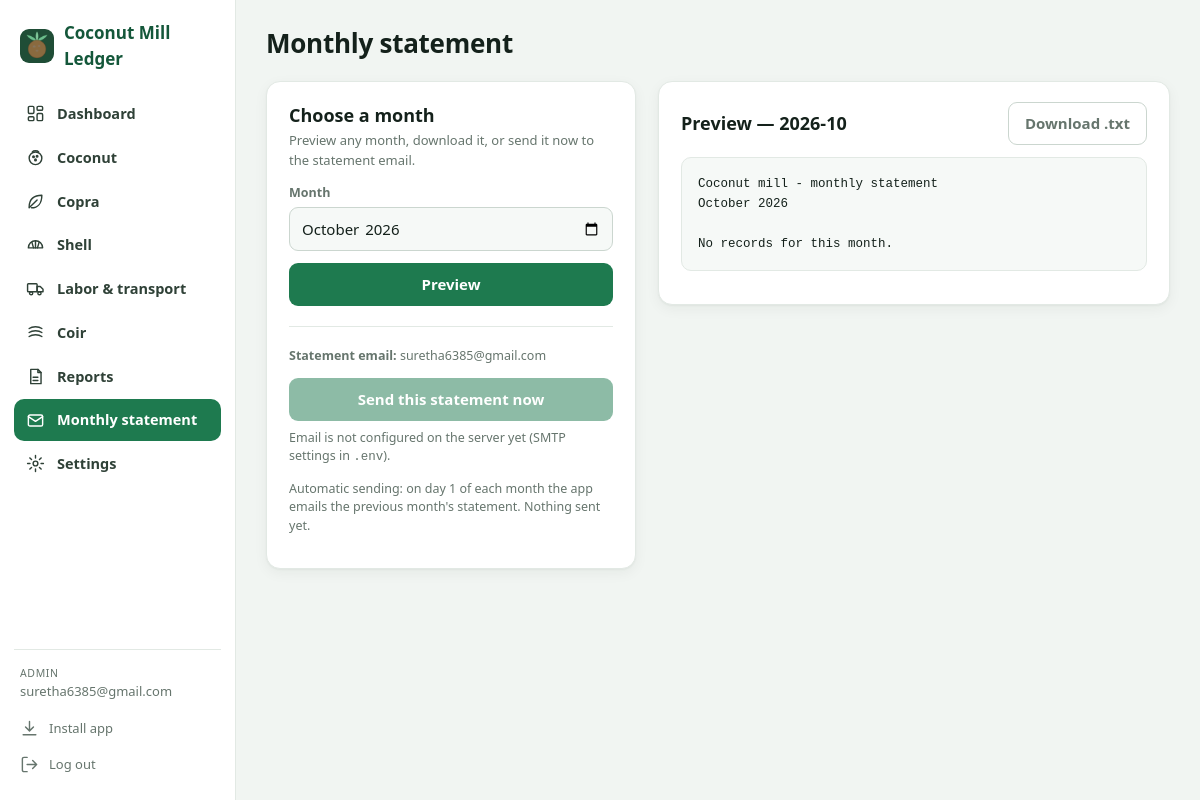
Screenshot of /statement (signed in) with the database file from the repository.
### tables this page shows
CREATE TABLE users (
    id INTEGER PRIMARY KEY AUTOINCREMENT,
    email TEXT NOT NULL UNIQUE, password_hash TEXT NOT NULL,
    role TEXT NOT NULL DEFAULT 'staff', created_at TEXT DEFAULT CURRENT_TIMESTAMP);

CREATE TABLE settings (key TEXT PRIMARY KEY, value TEXT);

### app.py (the view)
@app.route("/statement")
def statement():
    conn = db()
    month = request.args.get("month", "")
    if not valid_month(month):
        month = dt.date.today().strftime("%Y-%m")
    return render_template("statement.html", month=month, text=statement_text(conn, month),
                           email=get_setting(conn, "registered_email"), smtp_ok=smtp_configured(),
                           last_month=get_setting(conn, "last_sent_month"),
                           last_at=get_setting(conn, "last_sent_at"))

### app.py (called while the page is built, shortened)
def connect():
    conn = sqlite3.connect(DB_PATH)
    conn.row_factory = sqlite3.Row
    return conn

def db():
    if "db" not in g:
        g.db = connect()
    return g.db

def get_setting(conn, key, default=""):
    row = conn.execute("SELECT value FROM settings WHERE key=?", (key,)).fetchone()
    return row["value"] if row else default

def fetch_rows(conn, key, start="", end=""):
    cfg = DATASETS[key]
    where, params = [], []
    if start:
        where.append("date >= ?")
        params.append(start)
    if end:
        where.append("date <= ?")
        params.append(end)
    sql = f"SELECT * FROM {cfg['table']}"
    if where:
        sql += " WHERE " + " AND ".join(where)
    sql += " ORDER BY date, id"
    rows = [dict(r) for r in conn.execute(sql, params).fetchall()]
    for r in rows:
        r["amount"] = cfg["amount"](r) if key != "coir" else r["amount"]
    return rows

def month_bounds(month):
    year, mon = (int(x) for x in month.split("-"))
    last = calendar.monthrange(year, mon)[1]
    return f"{year:04d}-{mon:02d}-01", f"{year:04d}-{mon:02d}-{last:02d}", \
        dt.date(year, mon, 1).strftime("%B %Y")

def valid_month(text):
    try:
        y, m = text.split("-")
        return len(y) == 4 and 1 <= int(m) <= 12 and int(y) > 1900
    except (ValueError, AttributeError):
        return False

def statement_text(conn, month):
    start, end, name = month_bounds(month)
    s = summarize(conn, start, end)
    if s["empty"]:
        return f"Coconut mill - monthly statement\n{name}\n\nNo records for this month.\n"

def smtp_configured():
    return bool(os.environ.get("SMTP_HOST") and os.environ.get("SMTP_FROM"))

def user_count(conn):
    return conn.execute("SELECT COUNT(*) FROM users").fetchone()[0]

@app.after_request
def security_headers(resp):
    resp.headers.setdefault("X-Content-Type-Options", "nosniff")
    resp.headers.setdefault("Referrer-Policy", "same-origin")
    resp.headers.setdefault("X-Frame-Options", "DENY")
    resp.headers.setdefault(
        "Content-Security-Policy",
        "default-src 'self'; img-src 'self' data:; style-src 'self' 'unsafe-inline'; "
        "script-src 'self'; base-uri 'self'; form-action 'self'; frame-ancestors 'none'")
    return resp

@app.context_processor
def inject_globals():
    if "csrf" not in session:
        session["csrf"] = secrets.token_hex(16)
    return dict(csrf=session["csrf"], datasets=DATASETS, cur=CUR, user=g.get("user"),
                today=dt.date.today().isoformat())

### templates/statement.html (shortened to what this page needs)
{% extends "base.html" %}
{% block content %}
<div class="pagehead"><h1 class="page-title">Monthly statement</h1></div>
<div class="grid">
  <div class="panel">
    <h2>Choose a month</h2>
    <p class="sub">Preview any month, download it, or send it now to the statement email.</p>
    <form method="get">
      <div class="field"><label for="month">Month</label><input type="month" id="month" name="month" value="{{ month }}"></div>
      <button class="primary" type="submit">Preview</button>
    </form>
    <hr class="sep">
    <p class="note"><strong>Statement email:</strong> {{ email or 'not set — an admin can add it in Settings' }}</p>
    {% if user.role == 'admin' %}
    <form method="post" action="{{ url_for('statement_send') }}">
      <button class="primary" type="submit" {{ 'disabled' if not email or not smtp_ok }}>Send this statement now</button>
    </form>
    {% if not smtp_ok %}<p class="note" style="margin-top:8px;">Email is not configured on the server yet (SMTP settings in <code>.env</code>).</p>{% endif %}
    {% else %}<p class="note">Only an admin can send statements.</p>{% endif %}
    <p class="note" style="margin-top:10px;">Automatic sending: on day 1 of each month the app emails the previous month's statement.
      {% if last_month %}Last sent: {{ last_month }} ({{ last_at }}).{% else %}Nothing sent yet.{% endif %}</p>
  </div>
  <div class="panel">
    <div class="bar"><h2 style="margin:0;">Preview — {{ month }}</h2>
      <a class="btn ghost" href="{{ url_for('statement_download', month=month) }}">Download .txt</a></div>
    <pre class="stmt">{{ text }}</pre>
  </div>
</div>
{% endblock %}

### templates/base.html (shortened to what this page needs)
{% from "_icons.html" import icon -%}
<!doctype html>
<html lang="en">
<head>
  {% include "_head.html" %}
</head>
<body>
<div class="shell">
  <aside class="side">
    <a class="brand" href="{{ url_for('dashboard') }}"><img src="{{ url_for('static', filename='icons/icon-192.png') }}" alt=""><span>Coconut Mill Ledger</span></a>
    <nav class="sidenav">
      <a class="nav {{ 'active' if request.endpoint == 'dashboard' }}" href="{{ url_for('dashboard') }}">{{ icon('dashboard') }}<span>Dashboard</span></a>
      {% set icons = {'coconut': 'coconut', 'copra': 'copra', 'shell': 'shell', 'expenses': 'expenses', 'coir': 'coir'} %}
      {% for k, d in datasets.items() %}
        <a class="nav {{ 'active' if request.endpoint in ('dataset',) and key is defined and key == k }}" href="{{ url_for('dataset', key=k) }}">{{ icon(icons[k]) }}<span>{{ d.title }}</span></a>
      {% endfor %}
      <a class="nav {{ 'active' if request.endpoint == 'summary' }}" href="{{ url_for('summary') }}">{{ icon('reports') }}<span>Reports</span></a>
      <a class="nav {{ 'active' if request.endpoint == 'statement' }}" href="{{ url_for('statement') }}">{{ icon('statement') }}<span>Monthly statement</span></a>
      <a class="nav {{ 'active' if request.endpoint == 'settings' }}" href="{{ url_for('settings') }}">{{ icon('settings') }}<span>{{ 'Settings' if user.role == 'admin' else 'Account' }}</span></a>
    </nav>
    <div class="sidefoot">
      <div class="who"><small>{{ user.role }}</small>{{ user.email }}</div>
      <button type="button" data-install hidden>{{ icon('install') }}<span>Install app</span></button>
      <form method="post" action="{{ url_for('logout') }}">
        <button type="submit">{{ icon('logout') }}<span>Log out</span></button>
      </form>
    </div>
  </aside>
  <main class="main">
    {% block content %}{% endblock %}
  </main>
</div>
</body>
</html>

### static/style.css (style rules this page uses)
:root { --bg:#F1F5F2;--panel:#fff;--panel2:#F6F9F7;--text:#14211B;--muted:#66756D;--border:#E2E9E4;--border2:#CBD6CF; --green:#1E7A4F;--green-dark:#14573A;--green-soft:#E4F3EA;--blue:#4A90D9;--red:#C0392B;--red-soft:#FBE7E4; --shadow:0 1px 2px rgba(20,33,27,.04),0 4px 14px rgba(20,33,27,.05); }
* { box-sizing:border-box }
html { -webkit-text-size-adjust:100% }
body { margin:0;background:var(--bg);color:var(--text);font:15px/1.5 system-ui,-apple-system,"Segoe UI",Roboto,"Helvetica Neue",Arial,sans-serif; padding-top:env(safe-area-inset-top,0);padding-bottom:env(safe-area-inset-bottom,0) }
a { color:var(--green-dark) }
h1,h2,h3 { margin:0 }
h2 { font-size:18px;font-weight:650 }
.shell { display:grid;grid-template-columns:236px minmax(0,1fr);min-height:100vh }
.side { background:var(--panel);border-right:1px solid var(--border);padding:18px 14px;position:sticky;top:0;height:100vh; overflow-y:auto;display:flex;flex-direction:column }
.brand { display:flex;align-items:center;gap:10px;font-weight:700;font-size:17px;color:var(--green-dark);margin:2px 6px 22px;text-decoration:none }
.brand img { width:34px;height:34px;border-radius:9px }
.sidenav { display:flex;flex-direction:column;gap:2px }
.nav { display:flex;align-items:center;gap:12px;padding:10px 12px;border-radius:10px;color:#2F4137;text-decoration:none;font-weight:550;font-size:14.5px }
.nav.active { background:var(--green);color:#fff }
.sidefoot { margin-top:auto;padding-top:16px;border-top:1px solid var(--border);font-size:13px;color:var(--muted) }
.sidefoot .who { padding:0 6px 10px;word-break:break-all }
.sidefoot .who small { display:block;text-transform:uppercase;letter-spacing:.06em;font-size:10.5px }
.sidefoot form { margin:0 }
.sidefoot button { width:100%;text-align:left;background:none;border:none;padding:8px 6px;color:var(--muted);font:inherit;cursor:pointer;border-radius:8px;display:flex;gap:10px;align-items:center }
.main { padding:24px 30px 64px;min-width:0 }
.page-title { font-size:26px;font-weight:700;letter-spacing:-.01em }
.pagehead { display:flex;justify-content:space-between;align-items:center;gap:14px;flex-wrap:wrap;margin-bottom:18px }
.sub { color:var(--muted);font-size:13px;margin:2px 0 14px }
.grid { display:grid;grid-template-columns:minmax(290px,370px) minmax(0,1fr);gap:22px;align-items:start }
.panel { background:var(--panel);border:1px solid var(--border);border-radius:14px;padding:20px 22px;box-shadow:var(--shadow) }
.field { display:flex;flex-direction:column;gap:4px;margin-bottom:12px }
label { font-size:12.5px;color:var(--muted);font-weight:550 }
input,select { font:inherit;padding:9px 11px;border-radius:9px;border:1px solid var(--border2);background:var(--panel2);color:var(--text);width:100% }
button,.btn { font:inherit;font-weight:600;border-radius:9px;border:1px solid transparent;padding:9px 16px;cursor:pointer;text-decoration:none;display:inline-block;text-align:center }
.primary { background:var(--green);color:#fff;width:100% }
.primary:disabled { opacity:.5;cursor:not-allowed }
.ghost { background:transparent;border-color:var(--border2);color:var(--muted) }
.bar { display:flex;justify-content:space-between;align-items:center;gap:10px;flex-wrap:wrap;margin-bottom:12px }
pre.stmt { background:var(--panel2);border:1px solid var(--border);border-radius:10px;padding:16px;font:12.5px/1.6 ui-monospace,Menlo,Consolas,monospace;white-space:pre-wrap;max-height:480px;overflow:auto }
.note { font-size:12.5px;color:var(--muted);line-height:1.5 }
hr.sep { border:none;border-top:1px solid var(--border);margin:20px 0 }

### rows the page displays
users: role "Settings", role "ADMIN", email "suretha6385@gmail.com"
settings: value "suretha6385@gmail.com"

### other values shown
{{ d.title }} "Coconut" "Copra" "Shell" "Labor & transport" "Coir"
{{ month }} "2026-10"
{{ text }} "Coconut mill - monthly statement October 2026 No records for this month."
